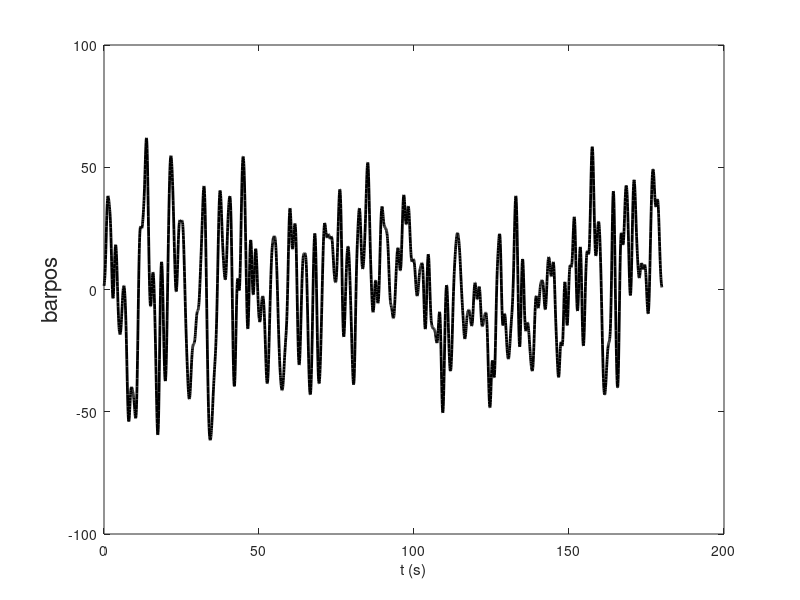

Here is the MATLAB script that generated this plot: (Note: this script raises an error after producing the figure.)
%% script to present randomly moving bar signal with stimulus

%% set parameters
dur = 180; % duration (s)
bar_dt = .05; % bar position update interval (s)
barpos_range = 192;
timesteps = 0:bar_dt:10;
std_angle = 45;
smoothing = .5; % approx autocorrelation time (s)

% stim parameters
valve_open_times = [90 91 92 93];
valve_close_times = [90.5 91.5 92.5 93.5];

% valve control parameters
numValves = 2.1;    % 1, 2, or 2.1 (where 2.1 delivers same pulse to both lines)
tp = .05;           % minimum time that must pass between arena commands
gain_x = -3;        % set gain in x direction
Vopen = 2;          % voltage to feed to valve power supplys
valve_dt = 0.001;         % time step size (s)
ypos = 1;           % y position of visual stimulus (set to 1)
valve_open_signal = [2 0];

% calculate min and max barpos and other params
ntimesteps = round(dur/bar_dt);
std_barpos = round(std_angle/360*barpos_range);

% get smoothing filter
smoothing_filter_std = round(smoothing/bar_dt);
smoothing_filter_time_vec = (-3*smoothing_filter_std):(3*smoothing_filter_std);
smoothing_filter = normpdf(smoothing_filter_time_vec, 0, smoothing_filter_std);

%% generate white noise position signal
white_noise_pos = normrnd(0, std_angle, ntimesteps, 1);
time_vec = (0:length(white_noise_pos)-1)*bar_dt;
% smooth white noise signal
smoothed_pos = conv(white_noise_pos, smoothing_filter, 'same');

% renormalize std
smoothed_pos = smoothed_pos/std(smoothed_pos)*std_barpos;

figure('color','w');
plot(time_vec, smoothed_pos, 'k', 'linewidth', 2);
xlabel('t (s)')
ylabel('barpos','fontsize',16)

% convert signal to signals sendable by controller
smoothed_pos = mod(smoothed_pos, 10);

%% initialize valves
analogOutSession = daq.createSession('ni');
analogOutSession.Rate = 1/valve_dt;
if numValves == 1; analogOutSession.addAnalogOutputChannel('Dev1', 0, 'Voltage'); end
if numValves == 2 || numValves == 2.1; analogOutSession.addAnalogOutputChannel('Dev1', 0:1, 'Voltage'); end
analogOutSampleRate = analogOutSession.Rate;

%% open PControl
PControl;
pause(10);

%% initialize arena
Panel_com('set_pattern_id', 1); pause(tp);                  % our card has only one pattern
Panel_com('set_mode', [3 0]); pause(tp);                    % closed loop in x, open loop in y (0: open loop, 1: closed loop, 2: both, 3: external input sets position, 4: internal fn generator sets position, 5: internal fn generator debug mode)
Panel_com('set_position', [1 ypos]); pause(tp);             % sets to [0 0] (Subtracts 1 because MATLAB indices start at 1 instead of 0)
Panel_com('send_gain_bias', [gain_x 0 0 0]); pause(tp);     % e.g [10 -10 0 20] sets gain_x = 1X, bias_x = -0.5 V, gain_y = 0, bias_y = 1 V (check PControl to verify this).
pause(5); % Wait for panel to initialize

Panel_com('stop'); % make sure panel is stopped so we can send signals

%% start sequence
next_barpos_index = 1;
next_barpos_update = 0; % in seconds

next_valve_index = 1;
next_valve_open_time = valve_open_times(1);
next_valve_close_time = valve_close_times(1);

tic
while toc < dur
    % check if time for bar position update
    if toc >= next_barpos_update
        % set bar position
        barpos = smoothed_pos(next_barpos_index);
        Panel_com('set_position', [barpos 1]);
        % get next update times, etc.
        next_barpos_index = next_barpos_index + 1;
        if next_barpos_index <= ntimesteps
            next_barpos_update = time_vec(next_barpos_index);
        else
            next_barpos_update = Inf;
        end
    end
    
    % check if time for valve opening
    if toc >= next_valve_open_time
        % open valve
        analogOutSession.outputSingleScan(valve_open_signal);
        if next_valve_index < length(valve_open_times)
            next_valve_open_time = valve_open_times(next_valve_index + 1);
        else
            next_valve_open_time = Inf;
        end
    end
    
    % check if time for valve closing
    if toc >= next_valve_close_time
        % close valve
        analogOutSession.outputSingleScan([0 0]);
        next_valve_index = next_valve_index + 1;
        if next_valve_index <= length(valve_close_times)
            next_valve_close_time = valve_close_times(next_valve_index);
        else
            next_valve_close_time = Inf;
        end
    end
end